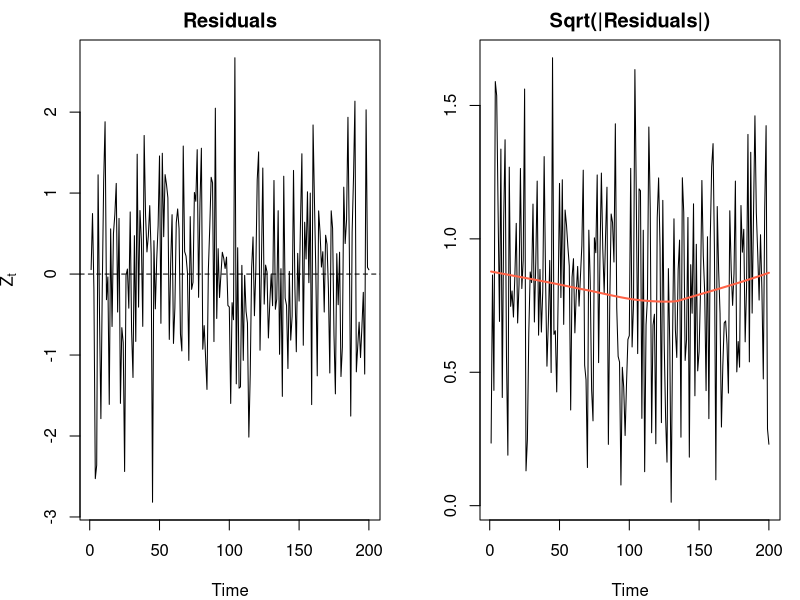
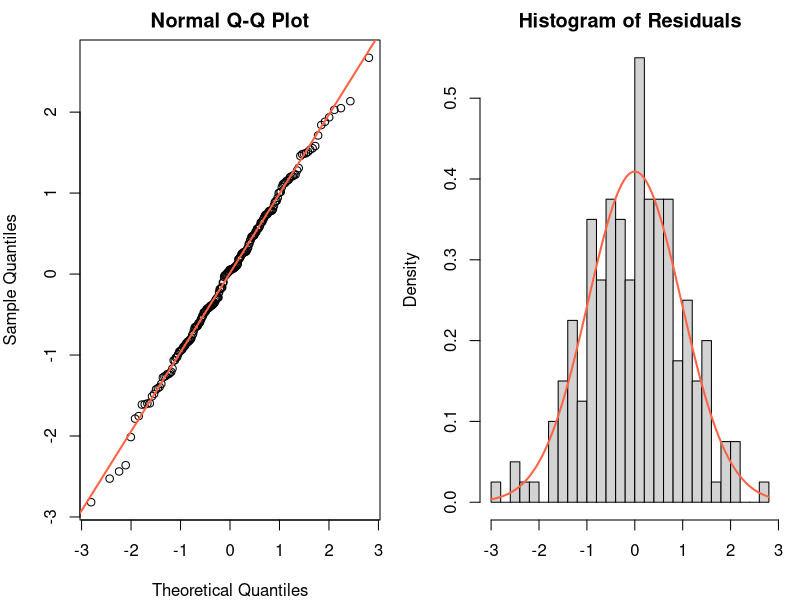
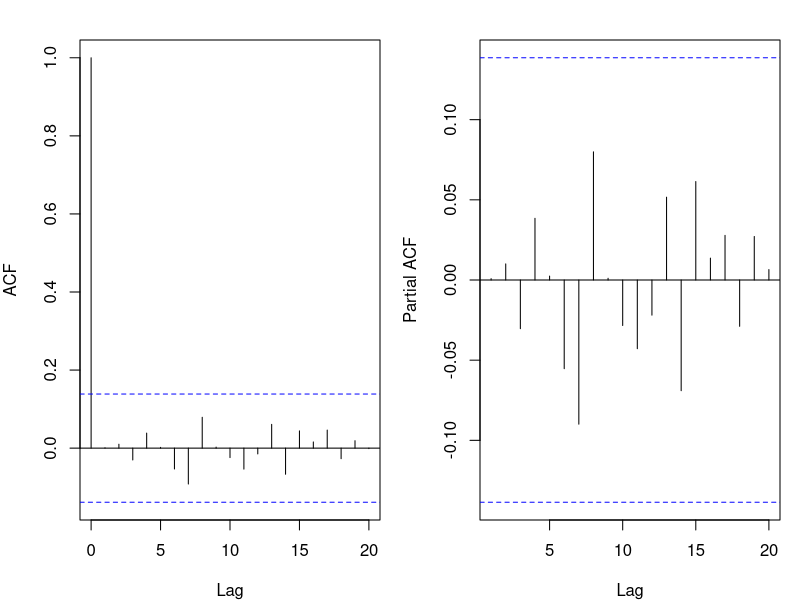
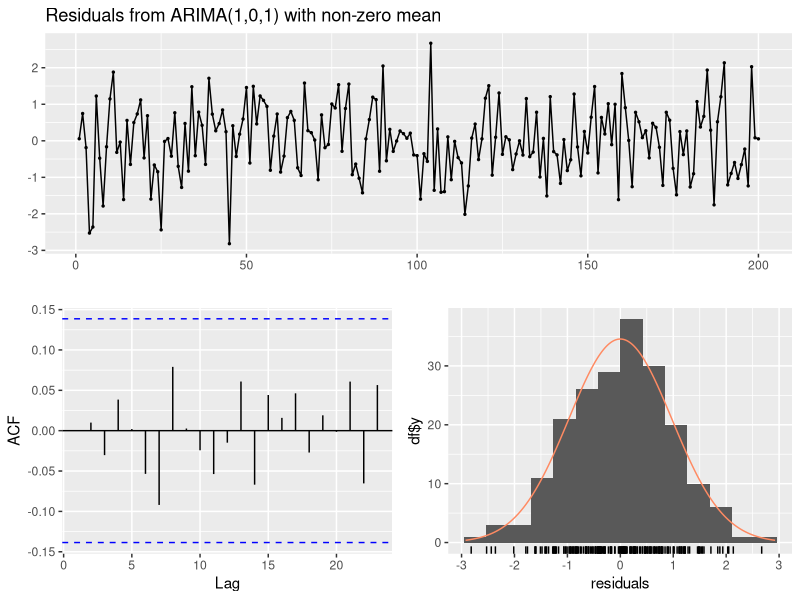
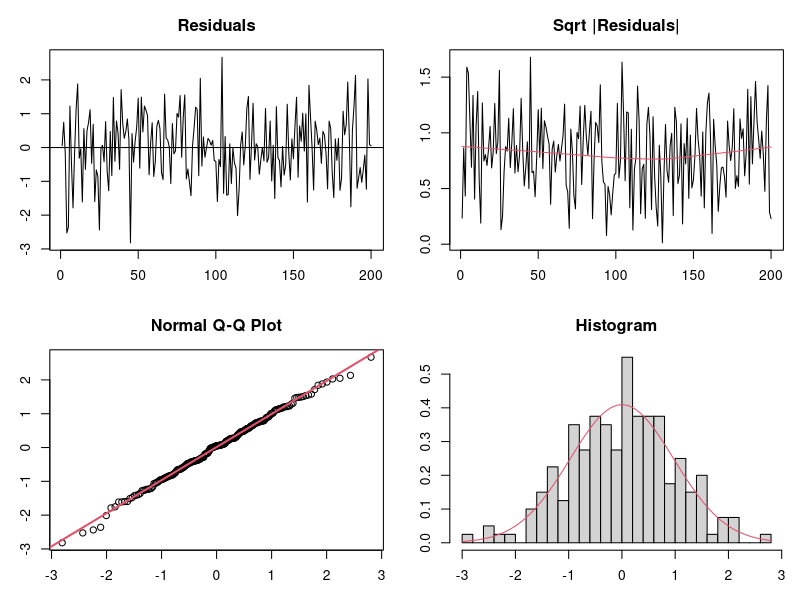
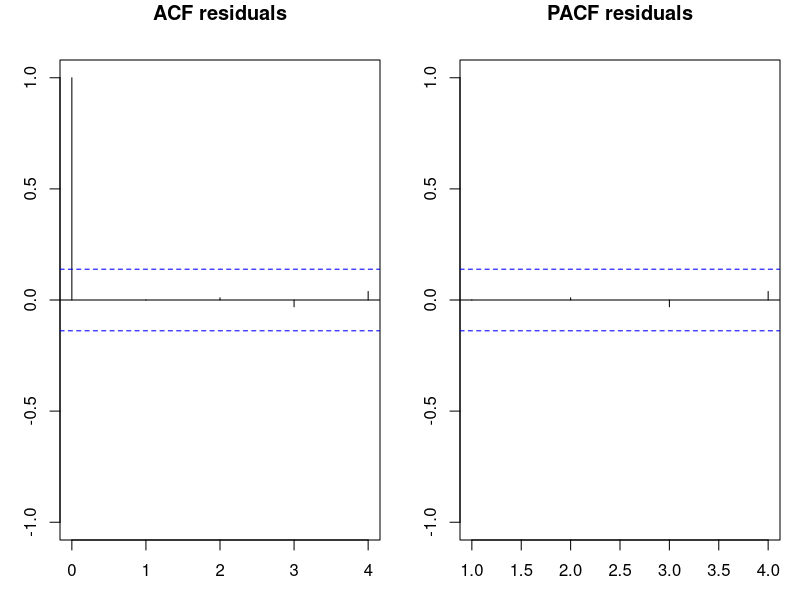

Here is the R script that generated these plots, in order:
## ---- chunk 1
#| output: false
library(forecast)   # Arima(), auto.arima(), checkresiduals(): model fitting and diagnostics
library(tseries)    # jarque.bera.test(): Jarque-Bera normality test on residuals
library(nortest)    # ad.test(): Anderson-Darling normality test
library(lmtest)     # bptest(): Breusch-Pagan test for conditional heteroskedasticity
## ---- chunk 2
library(forecast)
set.seed(42)
x <- arima.sim(model = list(ar = 0.6, ma = -0.3), n = 200)

# fit ARMA(1,1) by exact MLE
mod <- Arima(x, order = c(1, 0, 1))
summary(mod)
## ---- chunk 3
ar_fit <- ar(x, method = "yule-walker")
cat("Estimated AR order:", ar_fit$order, "\n")
cat("Coefficients:", round(ar_fit$ar, 4), "\n")
## ---- chunk 4
models <- list(
  "ARMA(1,0)" = Arima(x, order = c(1, 0, 0)),
  "ARMA(0,1)" = Arima(x, order = c(0, 0, 1)),
  "ARMA(1,1)" = Arima(x, order = c(1, 0, 1)),
  "ARMA(2,1)" = Arima(x, order = c(2, 0, 1)),
  "ARMA(1,2)" = Arima(x, order = c(1, 0, 2))
)

results <- sapply(models, function(m) c(AIC = AIC(m), BIC = BIC(m)))
print(round(t(results), 2))
## ---- chunk 5
#| echo: false
best <- auto.arima(x, stepwise = FALSE, approximation = FALSE)
summary(best)
## ---- chunk 6
#| echo: false
mod11 <- Arima(x, order = c(1, 0, 1))
res   <- residuals(mod11)

par(mfrow = c(1, 2), mar = c(4, 4, 2, 1))
plot(res,            type = "l", main = "Residuals",         ylab = expression(hat(Z)[t]))
abline(h = 0, lty = 2)
plot(sqrt(abs(res)), type = "l", main = "Sqrt(|Residuals|)", ylab = "")
lines(lowess(sqrt(abs(res))), col = "tomato", lwd = 2)
## ---- chunk 7
par(mfrow = c(1, 2), mar = c(4, 4, 2, 1))
qqnorm(res, main = "Normal Q-Q Plot")
qqline(res, col = "tomato", lwd = 2)
hist(res, breaks = 20, probability = TRUE, main = "Histogram of Residuals", xlab = "")
curve(dnorm(x, mean = mean(res), sd = sd(res)), add = TRUE, col = "tomato", lwd = 2)

shapiro.test(res)
## ---- chunk 8
par(mfrow = c(1, 2), mar = c(4, 4, 2, 1))
acf(res,  main = "ACF of Residuals",  lag.max = 20)
pacf(res, main = "PACF of Residuals", lag.max = 20)

lags <- c(5, 10, 15, 20)
lb   <- sapply(lags, function(m)
  Box.test(res, lag = m, type = "Ljung-Box", fitdf = 2)$p.value)
data.frame(Lag = lags, p_value = round(lb, 4))
## ---- chunk 9
checkresiduals(mod11)
## ---- chunk 10
set.seed(42)
x <- arima.sim(model = list(ar = 0.6, ma = -0.3), n = 200)

# fit three candidate models
m1 <- Arima(x, order = c(1, 0, 1))
m2 <- Arima(x, order = c(1, 0, 0))
m3 <- Arima(x, order = c(0, 0, 1))

resul <- data.frame(
  Model   = c("ARMA(1,1)", "AR(1)", "MA(1)"),
  Params  = c(length(coef(m1)), length(coef(m2)), length(coef(m3))),
  SigmaZ  = round(sqrt(c(m1$sigma2, m2$sigma2, m3$sigma2)), 4),
  AIC     = round(c(AIC(m1), AIC(m2), AIC(m3)), 2),
  BIC     = round(c(BIC(m1), BIC(m2), BIC(m3)), 2)
)
resul
## ---- chunk 11
validate_arima <- function(mod, s = 1) {
  res <- residuals(mod)

  # --- plots ---
  par(mfrow = c(2, 2), mar = c(3, 3, 3, 1))
  plot(res, main = "Residuals"); abline(h = 0)
  plot(sqrt(abs(res)), main = "Sqrt |Residuals|")
  lines(lowess(sqrt(abs(res))), col = 2)
  qqnorm(res); qqline(res, col = 2, lwd = 2)
  hist(res, breaks = 20, freq = FALSE, main = "Histogram")
  curve(dnorm(x, mean(res), sd(res)), col = 2, add = TRUE)
  par(mfrow = c(1, 1))

  # --- ACF of residuals ---
  par(mfrow = c(1, 2))
  acf(res,  lag.max = 4 * s, ylim = c(-1, 1), main = "ACF residuals")
  pacf(res, lag.max = 4 * s, ylim = c(-1, 1), main = "PACF residuals")
  par(mfrow = c(1, 1))

  # --- tests ---
  cat("\n--- Normality ---\n")
  print(shapiro.test(res))
  print(tseries::jarque.bera.test(res))

  cat("\n--- Independence (Ljung-Box) ---\n")
  p_q <- length(coef(mod)) - 1  # subtract sigma2 from param count
  lags <- c(5, 10, 15, 20)
  lb <- sapply(lags, function(m)
    Box.test(res, lag = m, type = "Ljung-Box", fitdf = p_q)$p.value)
  print(data.frame(Lag = lags, p_value = round(lb, 4)))

  # --- characteristic roots ---
  phi_vec   <- mod$model$phi
  theta_vec <- mod$model$theta
  if (length(phi_vec)   > 0) cat("\nAR roots (modulus):", round(Mod(polyroot(c(1, -phi_vec))),   4), "\n")
  if (length(theta_vec) > 0) cat("MA roots (modulus):", round(Mod(polyroot(c(1,  theta_vec))),  4), "\n")
}

# usage
set.seed(42)
x   <- arima.sim(model = list(ar = 0.6, ma = -0.3), n = 200)
mod <- Arima(x, order = c(1, 0, 1))
validate_arima(mod)
